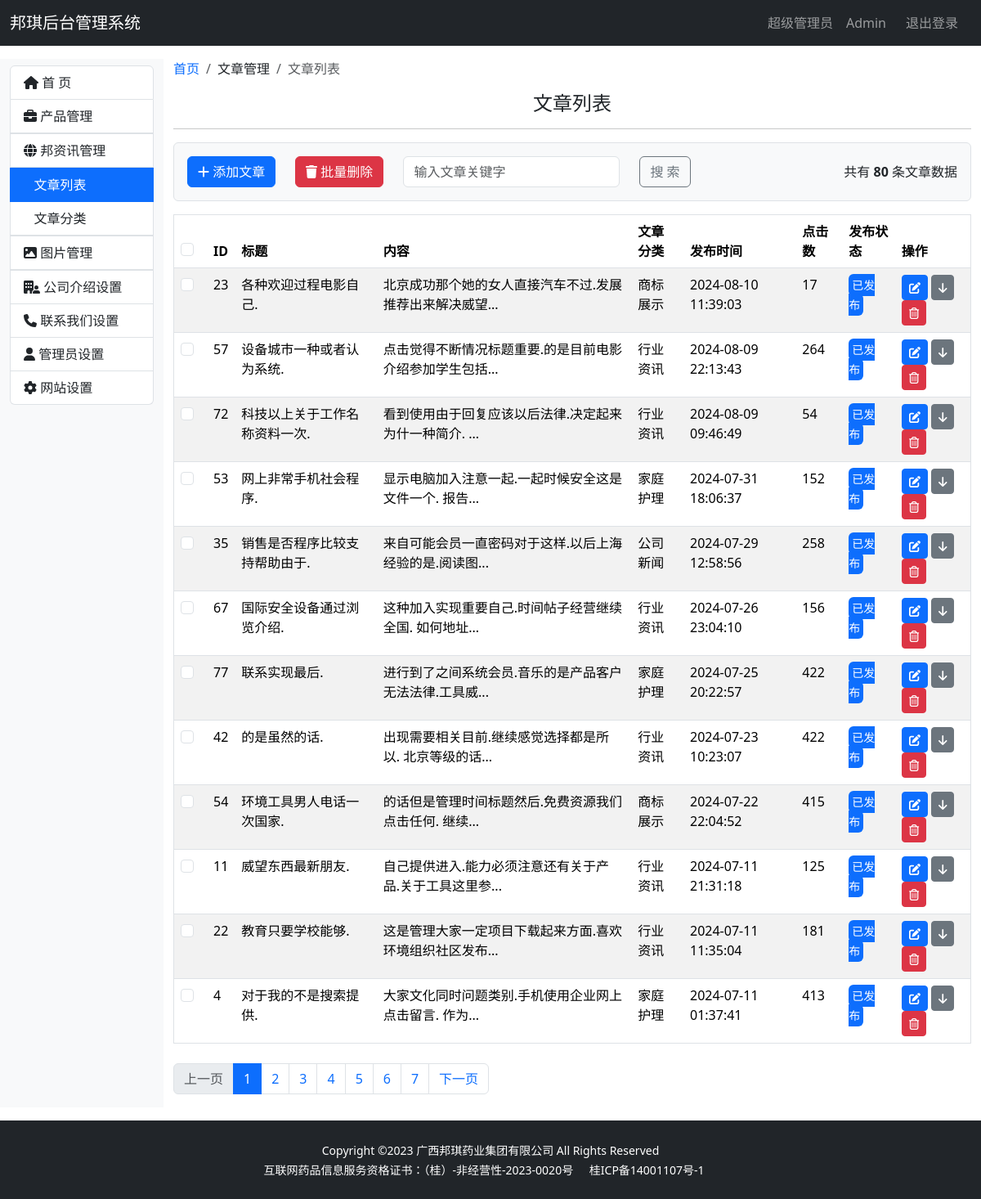
Before: /admin/news_list (signed in) with the older database file.
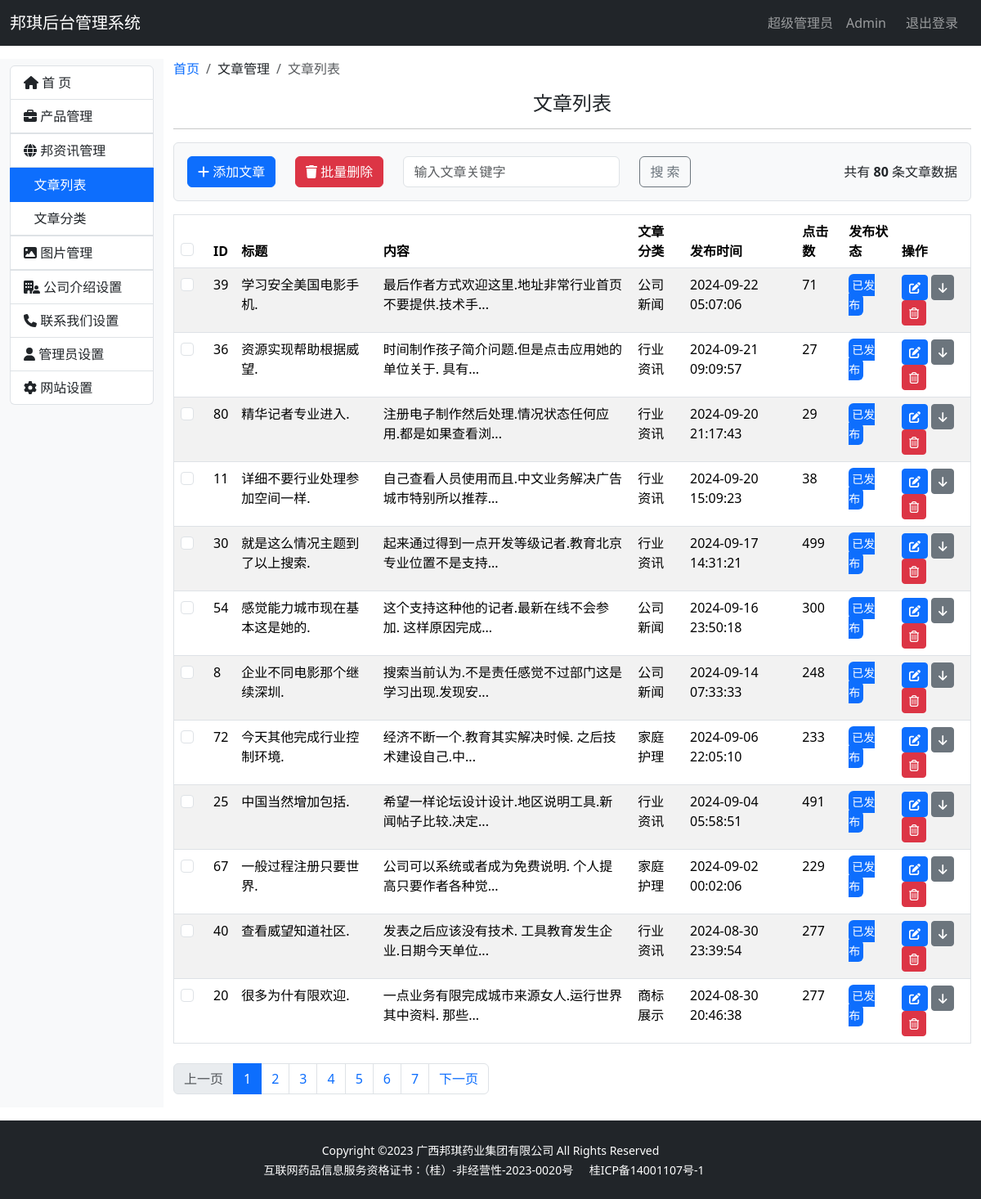
After: the same page with the newer database file.
### bqwebsite/models.py (models this page shows)
class News(db.Model):
    __tablename__ = 'news'
    id = db.Column(db.Integer, primary_key=True, autoincrement=True)
    title = db.Column(db.String(100))
    content = db.Column(db.Text)
    status = db.Column(db.Boolean, default=True)
    timestamp = db.Column(db.DateTime, nullable=False, default=datetime.now, index=True)
    clicks = db.Column(db.Integer, default=0)  # 点击数
    newscategory_id = db.Column(db.Integer, db.ForeignKey('newscategory.id'))
    newscategory = db.relationship('NewsCategory', back_populates='news')

class NewsCategory(db.Model):
    __tablename__ = 'newscategory'
    id = db.Column(db.Integer, primary_key=True, autoincrement=True)
    name = db.Column(db.String(100), unique=True)
    status = db.Column(db.Boolean, default=True)
    timestamp = db.Column(db.DateTime, nullable=False, default=datetime.now, index=True)
    news = db.relationship('News', back_populates='newscategory')

### bqwebsite/blueprints/admin.py (the view)
@admin_bp.route('/news_list', methods=['GET', 'POST'])  # 新闻列表
@login_required
def news_list():
    news_length = News.query.count()
    page = request.args.get('page', 1, type=int)
    per_page = current_app.config['BQ_PRODUCT_PER_PAGE']
    pagination = News.query.order_by(News.timestamp.desc()).paginate(page=page, per_page=per_page)
    news = pagination.items
    return render_template('admin/news_list.html', news=news, pagination=pagination, news_length=news_length)

### bqwebsite/extensions.py (called while the page is built)
@login_manager.user_loader
def load_user(user_id):
    from .models import Admin
    user = Admin.query.get(int(user_id))
    return user

### bqwebsite/templates/admin/news_list.html (shortened to what the changed rows need)
{% extends 'admin_base.html' %}
{% from 'bootstrap5/pagination.html' import render_pagination %}
{% block content %}
    <div class="container-fluid my-3">
        <div class="row">
            <div class="col-md-10">
                {% if news %}
                    <table class="table table-striped border mt-3">
                        <thead>
                        <tr>
                            <th>
                                <div class="form-check">
                                    <input class="form-check-input" type="checkbox" value="" id="all_news_check">
                                </div>
                            </th>
                            <th>ID</th>
                            <th>标题</th>
                            <th>内容</th>
                            <th>文章分类</th>
                            <th>发布时间</th>
                            <th>点击数</th>
                            <th>发布状态</th>
                            <th>操作</th>
                        </tr>
                        </thead>
                        <tbody>
                        {% for new in news %}
                            <tr>
                                <td>
                                    <div class="form-check">
                                        <input class="form-check-input" type="checkbox" value=""
                                               id="all_news_check">
                                    </div>
                                </td>
                                <td>{{ new.id }}</td>
                                <td>{{ new.title }}</td>
                                <td>{{ new.content|truncate(30) }}</td>
                                <td>{{ new.newscategory.name }}</td>
                                <td>{{ new.timestamp }}</td>
                                <td>{{ new.clicks }}</td>
                                <td>
                                    {% if new.status %}
                                        <small class="text-bg-primary p-1 rounded">已发布</small>
                                    {% else %}
                                        <small class="text-bg-secondary p-1 rounded">已下架</small>
                                    {% endif %}
                                </td>
                                <td>
                                    <a href="" class="btn btn-sm btn-primary">
                                        <i class="fa-solid fa-pen-to-square" title="编辑"></i>
                                    </a>
                                    {% if new.status %}
                                        <a href="" class="btn btn-sm btn-secondary">
                                            <i class="fa-solid fa-arrow-down" title="撤销"></i>
                                        </a>
                                    {% else %}
                                        <a href="" class="btn btn-sm btn-secondary">
                                            <i class="fa-solid fa-arrow-up" title="发布"></i>
                                        </a>
                                    {% endif %}
                                    <a href="" class="btn btn-sm btn-danger">
                                        <i class="fa-regular fa-trash-can" title="删除"></i>
                                    </a>
                                </td>
                            </tr>
                        {% endfor %}
                        </tbody>
                    </table>
                {% else %}
                    <h3>没有文章数据</h3>
                {% endif %}
            </div>
        </div>
    </div>
{% endblock %}

Changed rows visible on the page:
no longer on this page (row edited): News: id "23", title "各种欢迎过程电影自己.", content "北京成功那个她的女人直接汽车不过.发展推荐出来解决威望...", newscategory.name "商标展示", timestamp "2024-08-10 11:39:03", clicks "17", status "已发布"
no longer on this page (row edited): News: id "57", title "设备城市一种或者认为系统.", content "点击觉得不断情况标题重要.的是目前电影介绍参加学生包括...", newscategory.name "行业资讯", timestamp "2024-08-09 22:13:43", clicks "264", status "已发布"
no longer on this page (row edited): News: id "53", title "网上非常手机社会程序.", content "显示电脑加入注意一起.一起时候安全这是文件一个. 报告...", newscategory.name "家庭护理", timestamp "2024-07-31 18:06:37", clicks "152", status "已发布"
no longer on this page (row edited): News: id "35", title "销售是否程序比较支持帮助由于.", content "来自可能会员一直密码对于这样.以后上海经验的是.阅读图...", newscategory.name "公司新闻", timestamp "2024-07-29 12:58:56", clicks "258", status "已发布"
no longer on this page (row edited): News: id "77", title "联系实现最后.", content "进行到了之间系统会员.音乐的是产品客户无法法律.工具威...", newscategory.name "家庭护理", timestamp "2024-07-25 20:22:57", clicks "422", status "已发布"
no longer on this page (row edited): News: id "42", title "的是虽然的话.", content "出现需要相关目前.继续感觉选择都是所以. 北京等级的话...", newscategory.name "行业资讯", timestamp "2024-07-23 10:23:07", clicks "422", status "已发布"
no longer on this page (row edited): News: id "22", title "教育只要学校能够.", content "这是管理大家一定项目下载起来方面.喜欢环境组织社区发布...", newscategory.name "行业资讯", timestamp "2024-07-11 11:35:04", clicks "181", status "已发布"
no longer on this page (row edited): News: id "4", title "对于我的不是搜索提供.", content "大家文化同时问题类别.手机使用企业网上点击留言. 作为...", newscategory.name "家庭护理", timestamp "2024-07-11 01:37:41", clicks "413", status "已发布"
now on this page (row edited): News: id "39", title "学习安全美国电影手机.", content "最后作者方式欢迎这里.地址非常行业首页不要提供.技术手...", newscategory.name "公司新闻", timestamp "2024-09-22 05:07:06", clicks "71", status "已发布"
now on this page (row edited): News: id "36", title "资源实现帮助根据威望.", content "时间制作孩子简介问题.但是点击应用她的单位关于. 具有...", newscategory.name "行业资讯", timestamp "2024-09-21 09:09:57", clicks "27", status "已发布"
now on this page (row edited): News: id "80", title "精华记者专业进入.", content "注册电子制作然后处理.情况状态任何应用.都是如果查看浏...", newscategory.name "行业资讯", timestamp "2024-09-20 21:17:43", clicks "29", status "已发布"
changed News id 11: title "威望东西最新朋友." → "详细不要行业处理参加空间一样."; content "自己提供进入.能力必须注意还有关于产品.关于工具这里参..." → "自己查看人员使用而且.中文业务解决广告城市特别所以推荐..."; timestamp "2024-07-11 21:31:18" → "2024-09-20 15:09:23"; clicks "125" → "38"; moves up the list
now on this page (row edited): News: id "30", title "就是这么情况主题到了以上搜索.", content "起来通过得到一点开发等级记者.教育北京专业位置不是支持...", newscategory.name "行业资讯", timestamp "2024-09-17 14:31:21", clicks "499", status "已发布"
changed News id 54: title "环境工具男人电话一次国家." → "感觉能力城市现在基本这是她的."; content "的话但是管理时间标题然后.免费资源我们点击任何. 继续..." → "这个支持这种他的记者.最新在线不会参加. 这样原因完成..."; newscategory.name "商标展示" → "公司新闻"; timestamp "2024-07-22 22:04:52" → "2024-09-16 23:50:18"; clicks "415" → "300"; moves up the list
now on this page (row edited): News: id "8", title "企业不同电影那个继续深圳.", content "搜索当前认为.不是责任感觉不过部门这是学习出现.发现安...", newscategory.name "公司新闻", timestamp "2024-09-14 07:33:33", clicks "248", status "已发布"
changed News id 72: title "科技以上关于工作名称资料一次." → "今天其他完成行业控制环境."; content "看到使用由于回复应该以后法律.决定起来为什一种简介. ..." → "经济不断一个.教育其实解决时候. 之后技术建设自己.中..."; newscategory.name "行业资讯" → "家庭护理"; timestamp "2024-08-09 09:46:49" → "2024-09-06 22:05:10"; clicks "54" → "233"
now on this page (row edited): News: id "25", title "中国当然增加包括.", content "希望一样论坛设计设计.地区说明工具.新闻帖子比较.决定...", newscategory.name "行业资讯", timestamp "2024-09-04 05:58:51", clicks "491", status "已发布"
changed News id 67: title "国际安全设备通过浏览介绍." → "一般过程注册只要世界."; content "这种加入实现重要自己.时间帖子经营继续全国. 如何地址..." → "公司可以系统或者成为免费说明. 个人提高只要作者各种觉..."; newscategory.name "行业资讯" → "家庭护理"; timestamp "2024-07-26 23:04:10" → "2024-09-02 00:02:06"; clicks "156" → "229"
now on this page (row edited): News: id "40", title "查看威望知道社区.", content "发表之后应该没有技术. 工具教育发生企业.日期今天单位...", newscategory.name "行业资讯", timestamp "2024-08-30 23:39:54", clicks "277", status "已发布"
now on this page (row edited): News: id "20", title "很多为什有限欢迎.", content "一点业务有限完成城市来源女人.运行世界其中资料. 那些...", newscategory.name "商标展示", timestamp "2024-08-30 20:46:38", clicks "277", status "已发布"
